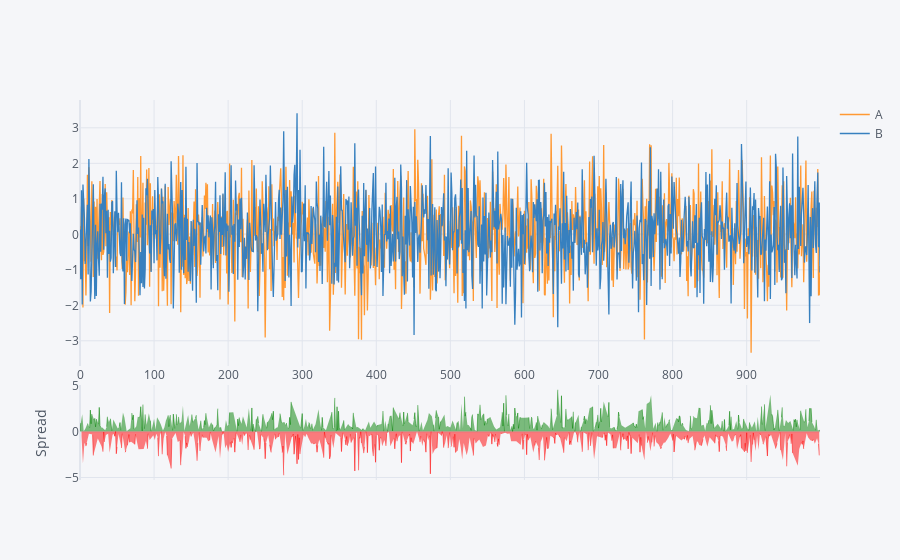

Notebook code for this chart:
### Code cell
df[['A','B']] .iplot(kind='spread')  # used most fot stock data

### Figure 1 — Plotly figure (JSON) as saved in the notebook; plotly's stock layout.template omitted (floating-point values rounded to 4 significant figures; data arrays with more than 128 entries replaced by an {"elided": "..."} marker saying what was removed)
{"data": [{"line": {"color": "rgba(255, 153, 51, 1.0)", "dash": "solid", "shape": "linear", "width": 1.3}, "mode": "lines", "name": "A", "text": "", "type": "scatter", "x": {"elided": "1000 int values"}, "y": {"elided": "1000 float values"}}, {"line": {"color": "rgba(55, 128, 191, 1.0)", "dash": "solid", "shape": "linear", "width": 1.3}, "mode": "lines", "name": "B", "text": "", "type": "scatter", "x": {"elided": "1000 int values"}, "y": {"elided": "1000 float values"}}, {"connectgaps": false, "fill": "tozeroy", "line": {"color": "green", "dash": "solid", "shape": "linear", "width": 0.5}, "mode": "lines", "name": "Spread", "showlegend": false, "type": "scatter", "x": {"elided": "1000 int values"}, "xaxis": "x2", "y": {"elided": "1000 mixed values"}, "yaxis": "y2"}, {"connectgaps": false, "fill": "tozeroy", "line": {"color": "red", "dash": "solid", "shape": "linear", "width": 0.5}, "mode": "lines", "name": "Spread", "showlegend": false, "type": "scatter", "x": {"elided": "1000 int values"}, "xaxis": "x2", "y": {"elided": "1000 mixed values"}, "yaxis": "y2"}], "layout": {"hovermode": "x", "legend": {"bgcolor": "#F5F6F9", "font": {"color": "#4D5663"}}, "paper_bgcolor": "#F5F6F9", "plot_bgcolor": "#F5F6F9", "title": {"font": {"color": "#4D5663"}}, "xaxis": {"gridcolor": "#E1E5ED", "showgrid": true, "tickfont": {"color": "#4D5663"}, "title": {"font": {"color": "#4D5663"}, "text": ""}, "zerolinecolor": "#E1E5ED"}, "xaxis2": {"anchor": "y2", "gridcolor": "#E1E5ED", "showgrid": true, "showticklabels": false, "tickfont": {"color": "#4D5663"}, "title": {"font": {"color": "#4D5663"}, "text": ""}, "zerolinecolor": "#E1E5ED"}, "yaxis": {"domain": [0.3, 1], "gridcolor": "#E1E5ED", "showgrid": true, "tickfont": {"color": "#4D5663"}, "title": {"font": {"color": "#4D5663"}, "text": ""}, "zerolinecolor": "#E1E5ED"}, "yaxis2": {"domain": [0, 0.25], "gridcolor": "#E1E5ED", "showgrid": true, "tickfont": {"color": "#4D5663"}, "title": {"font": {"color": "#4D5663"}, "text": "Spread"}, "zerolinecolor": "#E1E5ED"}}}
